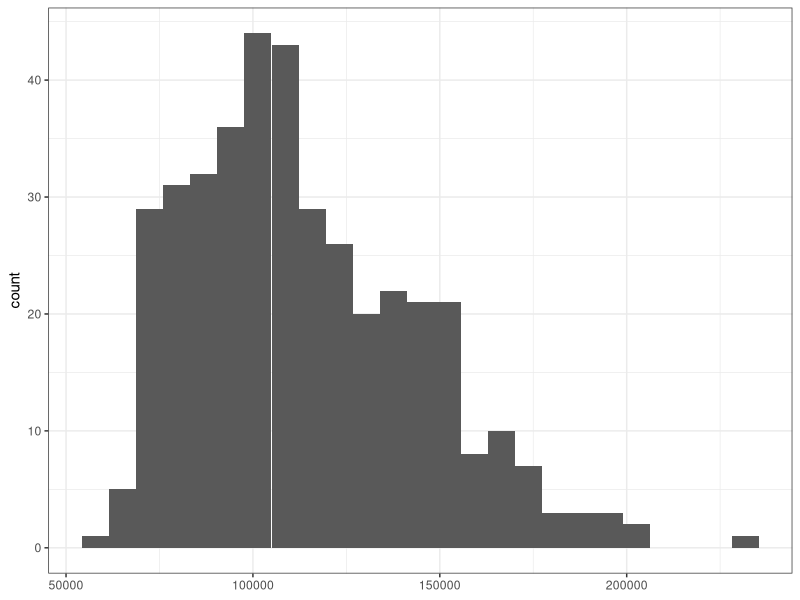
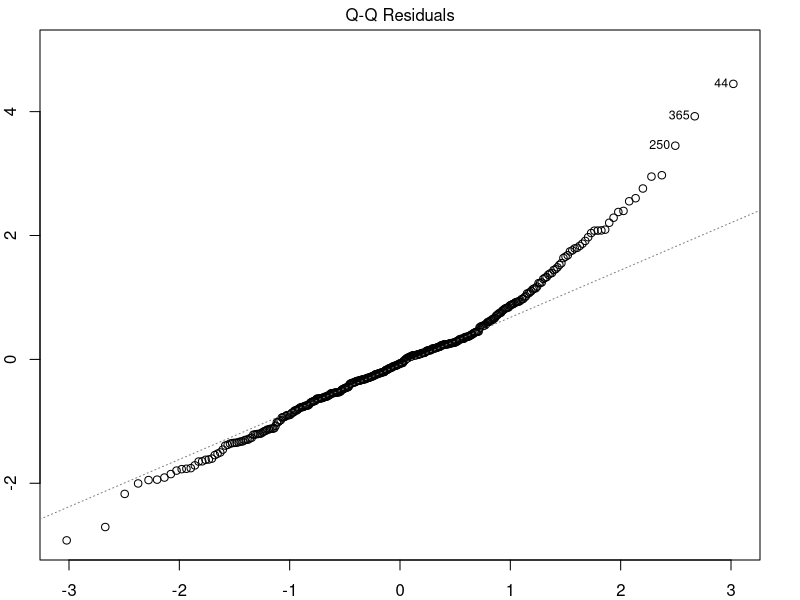
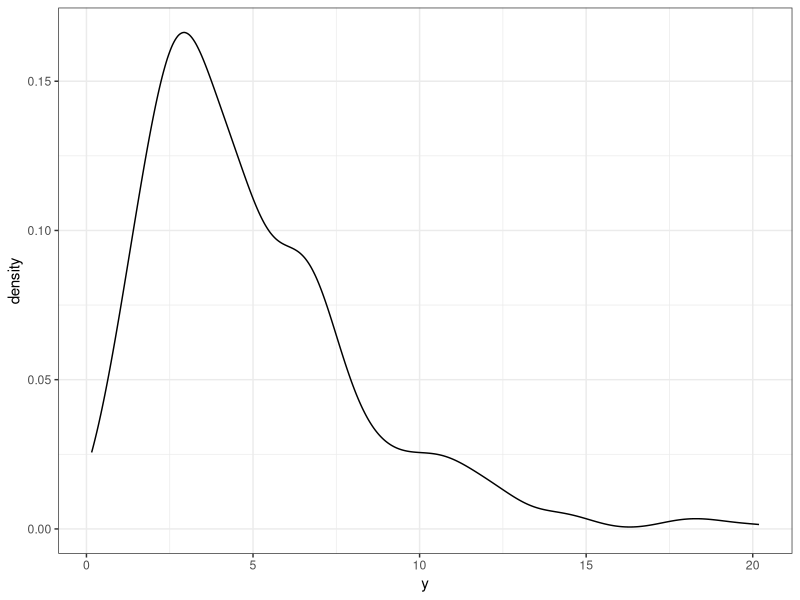
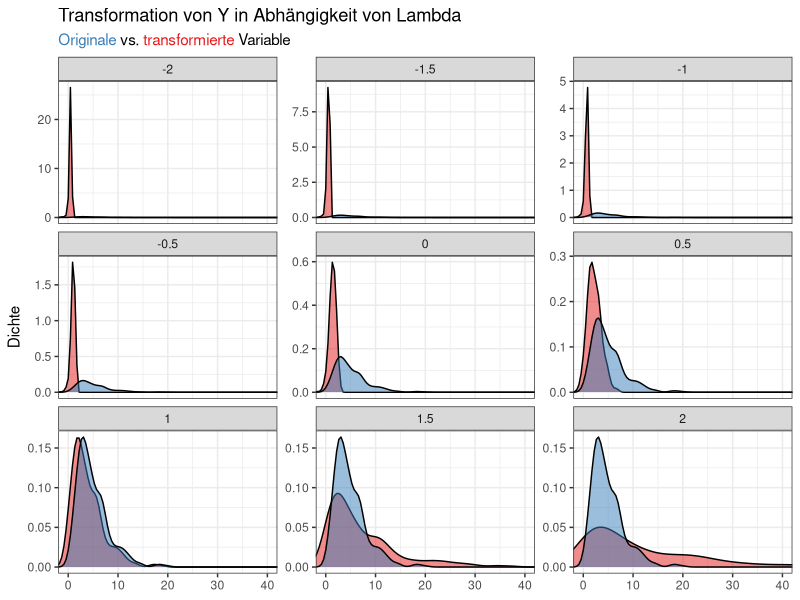
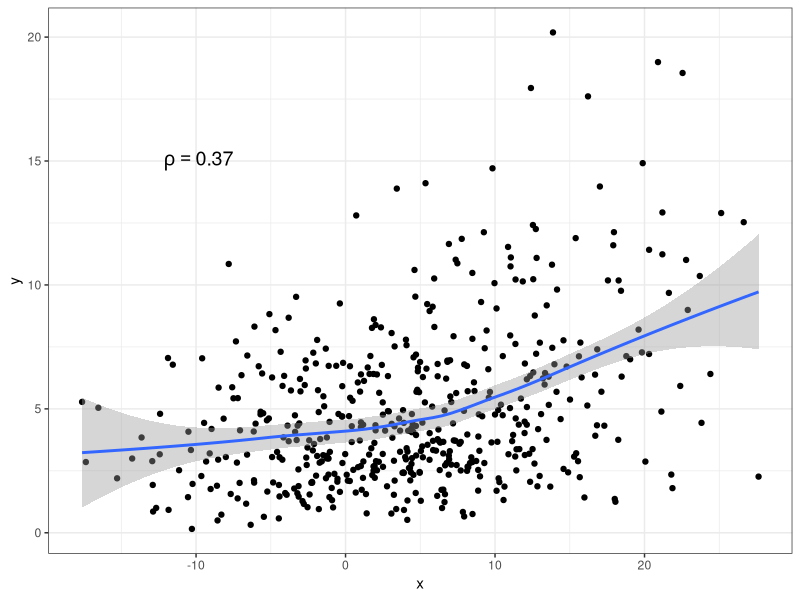
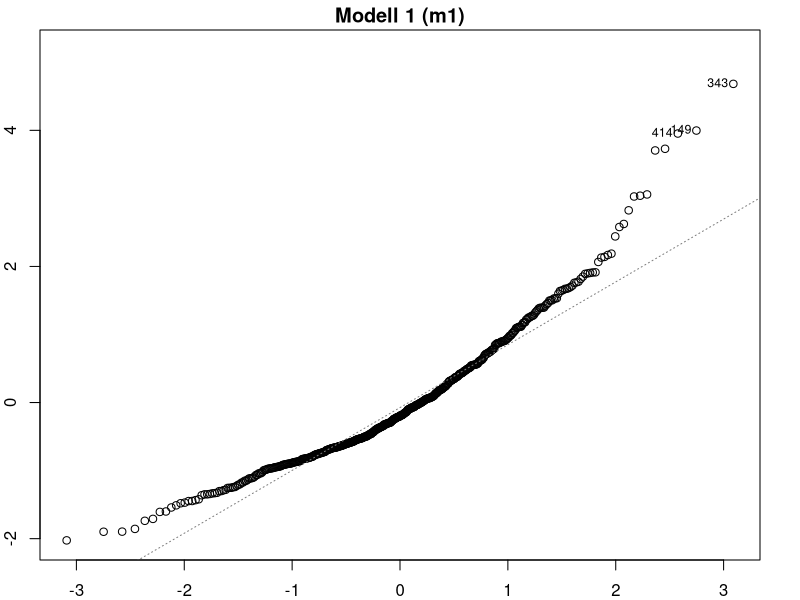

These charts were generated, in order, by the following R code: (Note: this script raises an error after producing the figures.)
## ---- chunk 1
options(htmltools.dir.version = FALSE)
knitr::opts_chunk$set(dev = "svg")
knitr::opts_knit$set(global.par = TRUE)
par(mar = c(2, 2, 1.5, 2))


library(tidyverse)
library(ggtext)
theme_set(theme_bw())

library(car)
data(Salaries)
## ---- chunk 2
ggplot(Salaries, aes(salary)) +
  geom_histogram(bins = 25) +
  labs(x = NULL)
## ---- chunk 3
library(car)
data(Salaries)

## ---- chunk 4
head(Salaries)
## ---- chunk 5
model <- lm(salary ~ rank + yrs.service + yrs.since.phd +
              discipline, data = Salaries)
broom::tidy(summary(model))

broom::glance(summary(model))
## ---- chunk 6
plot(model, 2)
## ---- chunk 7
set.seed(202005)
## ---- chunk 8
# Simluierte Werte
df <- data.frame(y = rchisq(n = 500, df = 5))
## ---- chunk 9
ggplot(df, aes(y)) +
  geom_density() + 
  # geom_freqpoly(bins = 40) +
  theme_bw()
## ---- chunk 10
transform_box_cox <- function(y, lambda) {
  (y ^ lambda - 1)/lambda
}

df2 <- df %>%
  mutate(lambda = list(seq(-2, 2, by = .5))) %>%
  unnest(lambda) %>%
  mutate(y_trans = case_when(lambda == 0 ~ log(y),
                             TRUE ~ transform_box_cox(y, lambda)))

ggplot(df2, aes(y_trans)) +
  geom_density(fill = "#e41a1c", alpha = .5) +
  geom_density(aes(y), fill = "#377eb8", alpha = .5) +
  facet_wrap(~lambda, scales = "free_y") +
  coord_cartesian(xlim = c(0, 40)) +
  theme_bw() +
  theme(plot.subtitle = element_markdown()) +
  labs(title = "Transformation von Y in Abhängigkeit von Lambda",
       subtitle = "<span style='color:#377eb8'>Originale</span> vs. <span style='color:#e41a1c'>transformierte</span> Variable", x = NULL, y = "Dichte")
## ---- chunk 11
df <- df %>% 
  mutate(x = y + rnorm(500, mean = 0, sd = 8))
## ---- chunk 12
corr <- round(cor(df$x, df$y), 2)
label <- sprintf("~ rho == %0.2f", corr)

ggplot(df, aes(x, y)) +
  geom_point() +
  geom_smooth() +
  annotate("text", x = -10, y = 15, parse = TRUE, size = 5,
           label = label)
## ---- chunk 13
m1 <- lm(y ~ x, data = df)
## ---- chunk 14
plot(m1, 2, caption = NA, main = "Modell 1 (m1)")
## ---- chunk 15
par(mar = c(3, 4, 1, 2))
## ---- chunk 16
bc <- car::boxCox(m1)
best.lambda <- bc$x[which(bc$y == max(bc$y))]
best.lambda
## ---- chunk 17
transform_box_cox <- function(y, lambda) {
  (y ^ lambda - 1)/lambda
}

df <- mutate(df, y_trans = transform_box_cox(y, best.lambda))
## ---- chunk 18
df %>% 
  pivot_longer(c(y, y_trans)) %>% 
  ggplot(aes(value, fill = name)) +
  geom_density(alpha = .5) +
  labs(x = NULL, fill = NULL) +
  scale_fill_manual(values = c(y = "#377eb8", y_trans = "#e41a1c")) +
  theme(legend.position = c(.8, .8))
## ---- chunk 19
m2 <- lm(y_trans ~ x, data = df)
## ---- chunk 20
par(mar = c(2, 2, 1.5, 2))
## ---- chunk 21
plot(m1, 2, caption = NA, main = "Modell 1 (m1)")
## ---- chunk 22
plot(m2, 2, caption = NA, main = "Modell 2 (m2)")
## ---- chunk 23
pdata <- data.frame(x = 1:100) %>% 
  broom::augment(m2, newdata = .) %>% 
  mutate(.fitted_trans = (.fitted * best.lambda + 1)^(1/best.lambda),
         marginal_diff = lead(.fitted_trans) - .fitted_trans)

pdata %>% 
  ggplot(aes(x, .fitted_trans)) +
  geom_line() +
  geom_point() 
## ---- chunk 24
bc <- car::boxCox(model, plotit = FALSE)
(best.lambda <- bc$x[which(bc$y == max(bc$y))])

Salaries$salary_t <- transform_box_cox(Salaries$salary, best.lambda)
## ---- chunk 25
Salaries %>% 
  pivot_longer(starts_with("salary")) %>% 
  ggplot(aes(value)) +
  geom_freqpoly(bins = 12) +
  facet_wrap(~name, scales = "free_x", nrow = 1) +
  labs(x = NULL, y = NULL)
## ---- chunk 26
new_model <- lm(salary_t ~ rank + yrs.service + yrs.since.phd + 
                  discipline, data = Salaries)
broom::tidy(summary(new_model))

broom::glance(summary(new_model))

## ---- chunk 27
par(mar = c(2, 2, 1.5, 2))
## ---- chunk 28
plot(model, 2, caption = NA, main = "Modell 1 (model)")
## ---- chunk 29
plot(new_model, 2, caption = NA, main = "Modell 2 (new_model)")
